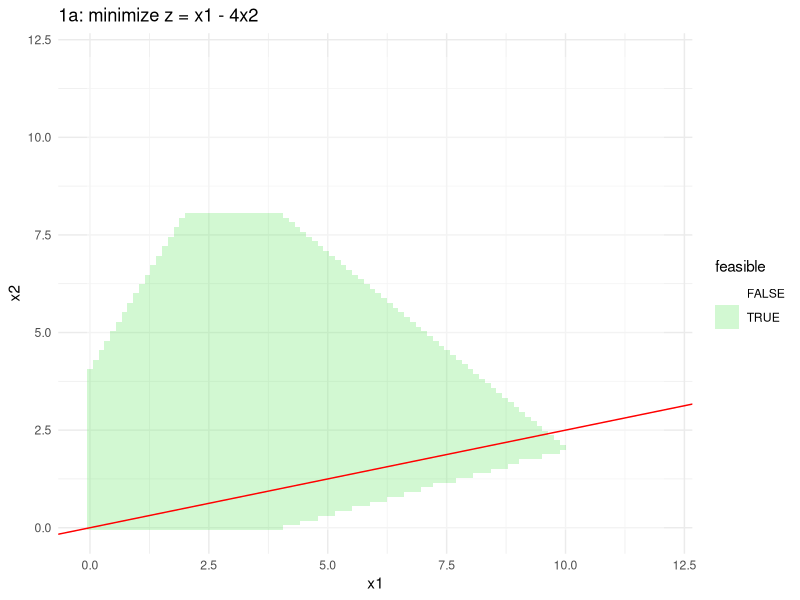
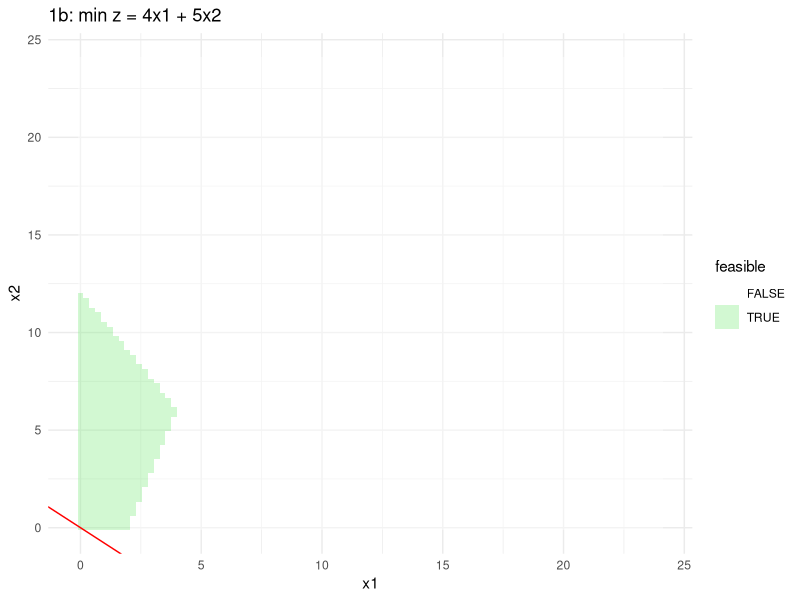
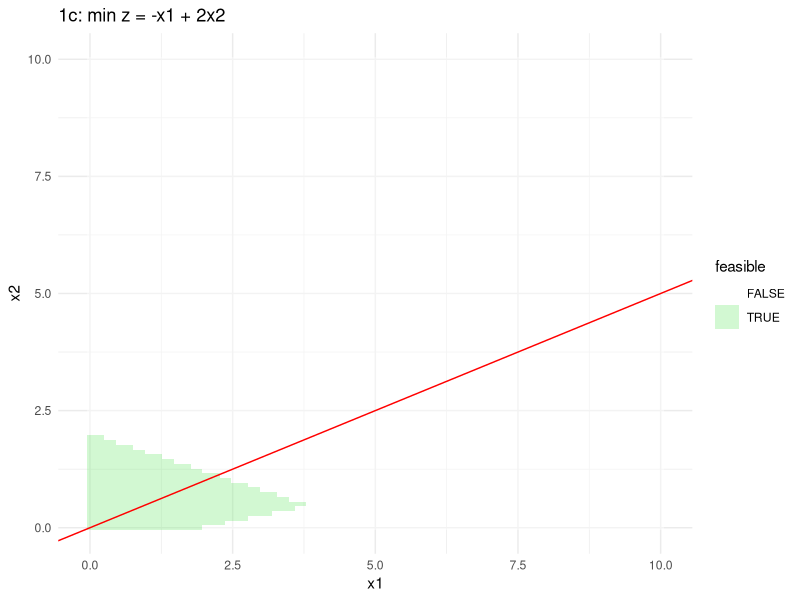
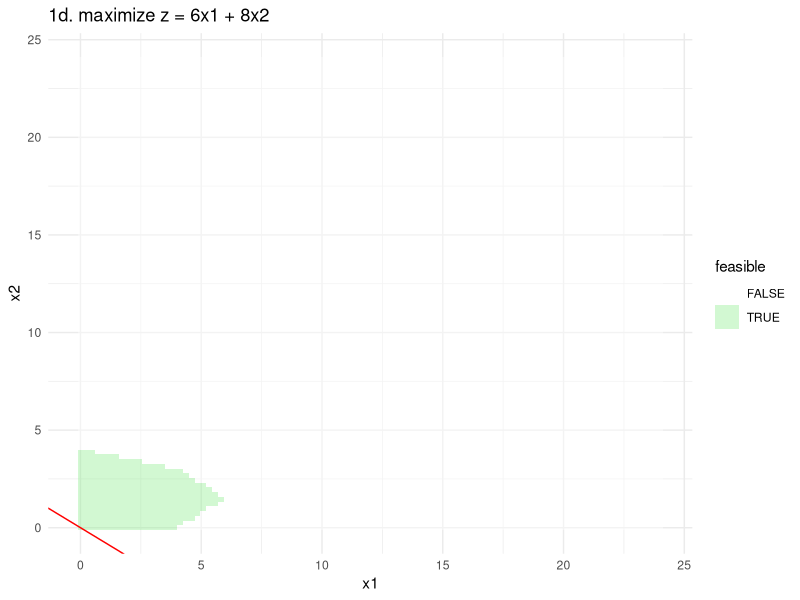

Write R code to recreate these figures, in order.
## ---- chunk 1
library(ggplot2)
library(lpSolve)

# using lpSolve lib
plot_lp <- function(obj, constraints, directions, rhs, maximize = FALSE, title) {
  solution <- lp(direction = ifelse(maximize, "max", "min"),
                 objective.in = obj,
                 const.mat = constraints,
                 const.dir = directions,
                 const.rhs = rhs)
  
  x1 <- seq(0, max(rhs), length.out = 100)
  x2 <- seq(0, max(rhs), length.out = 100)
  grid <- expand.grid(x1, x2)
  colnames(grid) <- c("x1", "x2")
  
  feasible <- apply(grid, 1, function(x) {
    all(constraints %*% x <= rhs)
  })
  
  grid$feasible <- feasible
  
  plot <- ggplot(data = grid, aes(x = x1, y = x2)) +
    geom_tile(aes(fill = feasible), alpha = 0.4) +
    scale_fill_manual(values = c("TRUE" = "lightgreen", "FALSE" = "white")) +
    geom_abline(slope = -obj[1]/obj[2], intercept = 0, color = "red") +
    labs(title = title, x = "x1", y = "x2") +
    theme_minimal()
  
  return(list(plot = plot, solution = solution))
}
## ---- chunk 2
obj1a <- c(1, -4)
con1a <- matrix(c(1, 1, -2, 1, 0, 1, 1, -3), nrow = 4, byrow = TRUE)
dir1a <- c("<=", "<=", "<=", "<=")
rhs1a <- c(12, 4, 8, 4)

result1a <- plot_lp(obj1a, con1a, dir1a, rhs1a, title = "1a: minimize z = x1 - 4x2")
result1a
## ---- chunk 3
obj1b <- c(4, 5)
con1b <- matrix(c(3, 2, -1, 0, 3, -1), nrow = 3, byrow = TRUE)
dir1b <- c("<=", ">=", "<=")
rhs1b <- c(24, 5, 6)

result1b <- plot_lp(obj1b, con1b, dir1b, rhs1b, title = "1b: min z = 4x1 + 5x2")
result1b
## ---- chunk 4
obj1c <- c(-1, 2)
con1c <- matrix(c(-2, 1, 2, 5, 1, -4), nrow = 3, byrow = TRUE)
dir1c <- c("<=", ">=", "<=")
rhs1c <- c(2, 10, 2)

result1c <- plot_lp(obj1c, con1c, dir1c, rhs1c, title = "1c: min z = -x1 + 2x2")
result1c
## ---- chunk 5
obj1d <- c(6, 8)
con1d <- matrix(c(1, 4, 3, 4, 3, -4), nrow = 3, byrow = TRUE)
dir1d <- c("<=", "<=", "<=")
rhs1d <- c(16, 24, 12)

result1d <- plot_lp(obj1d, con1d, dir1d, rhs1d, maximize = TRUE, title = "1d. maximize z = 6x1 + 8x2")
result1d
## ---- chunk 6
# LP into std
convert_to_std <- function(obj, constraints, directions, rhs, vars_nonnegative, title) {
  cat("\n", title, "\n")
  
  # RHS (+)
  for (i in 1:length(rhs)) {
    if (rhs[i] < 0) {
      constraints[i, ] <- -constraints[i, ]
      rhs[i] <- -rhs[i]
      if (directions[i] == "<=") {
        directions[i] <- ">="
      } else if (directions[i] == ">=") {
        directions[i] <- "<="
      }
    }
  }
  
  num_constraints <- nrow(constraints)
  slack_vars <- diag(num_constraints)
  std_constraints <- cbind(constraints, slack_vars)
  std_obj <- c(obj, rep(0, num_constraints))
  
  cat("Objective function: \n")
  print(std_obj)
  
  cat("Standard form constraint: \n")
  print(std_constraints)
  
  cat("RHS: \n")
  print(rhs)
  
  cat("Vars: \n")
  print(vars_nonnegative)
}
## ---- chunk 7
obj2a <- c(2, -3, 5, 1)
con2a <- matrix(c(-1, 3, -1, 2,
                  5, 1, 4, -1,
                  3, -2, 1, -1), nrow = 3, byrow = TRUE)
dir2a <- c("<=", ">=", "=")
rhs2a <- c(-12, 10, -8)
vars2a <- c("x1 >= 0", "x2 >= 0", "x3 >= 0", "x4 >= 0")

convert_to_std(obj2a, con2a, dir2a, rhs2a, vars2a, title = "2a standard form:")
## ---- chunk 8
obj2b <- c(1, -1, 1)
con2b <- matrix(c(1, 2, -1,
                  1, -1, -1,
                  1, -1, 0), nrow = 3, byrow = TRUE)
dir2b <- c("<=", "<=", "=")
rhs2b <- c(3, -2, 10)
vars2b <- c("x1 >= 0", "x2 <= 0")

convert_to_std(obj2b, con2b, dir2b, rhs2b, vars2b, title = "2b standard form:")
